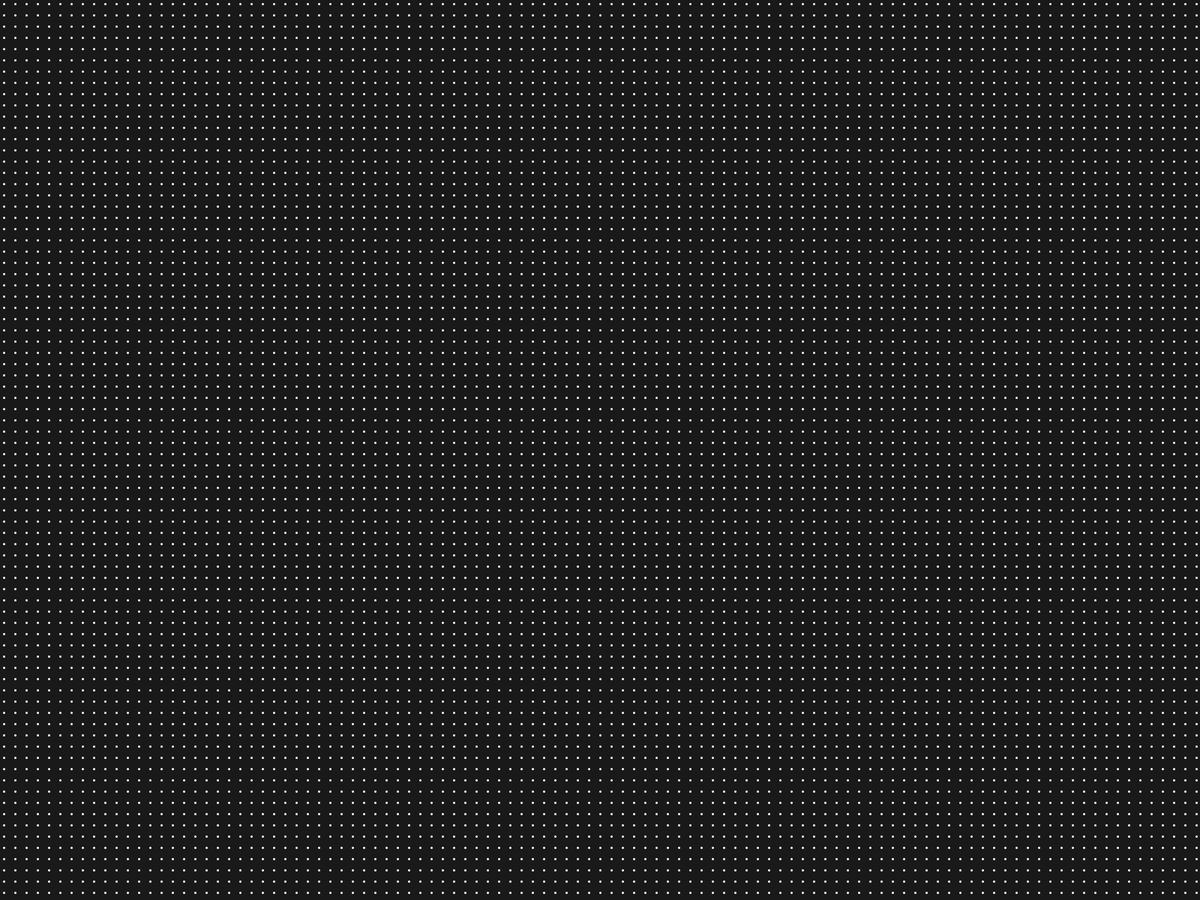
Frame 1 (no input)
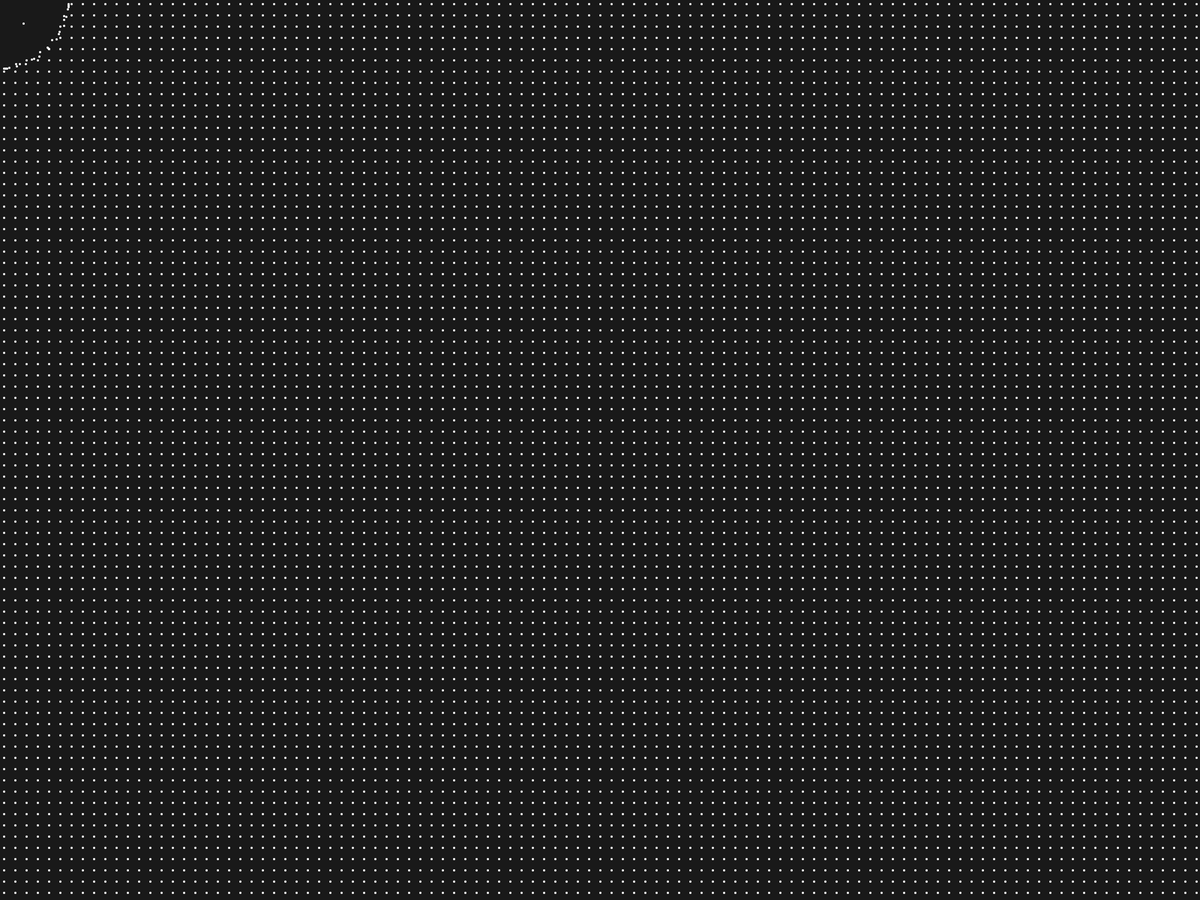
Frame 60 (the mouse pressed at the canvas centre just before this capture)
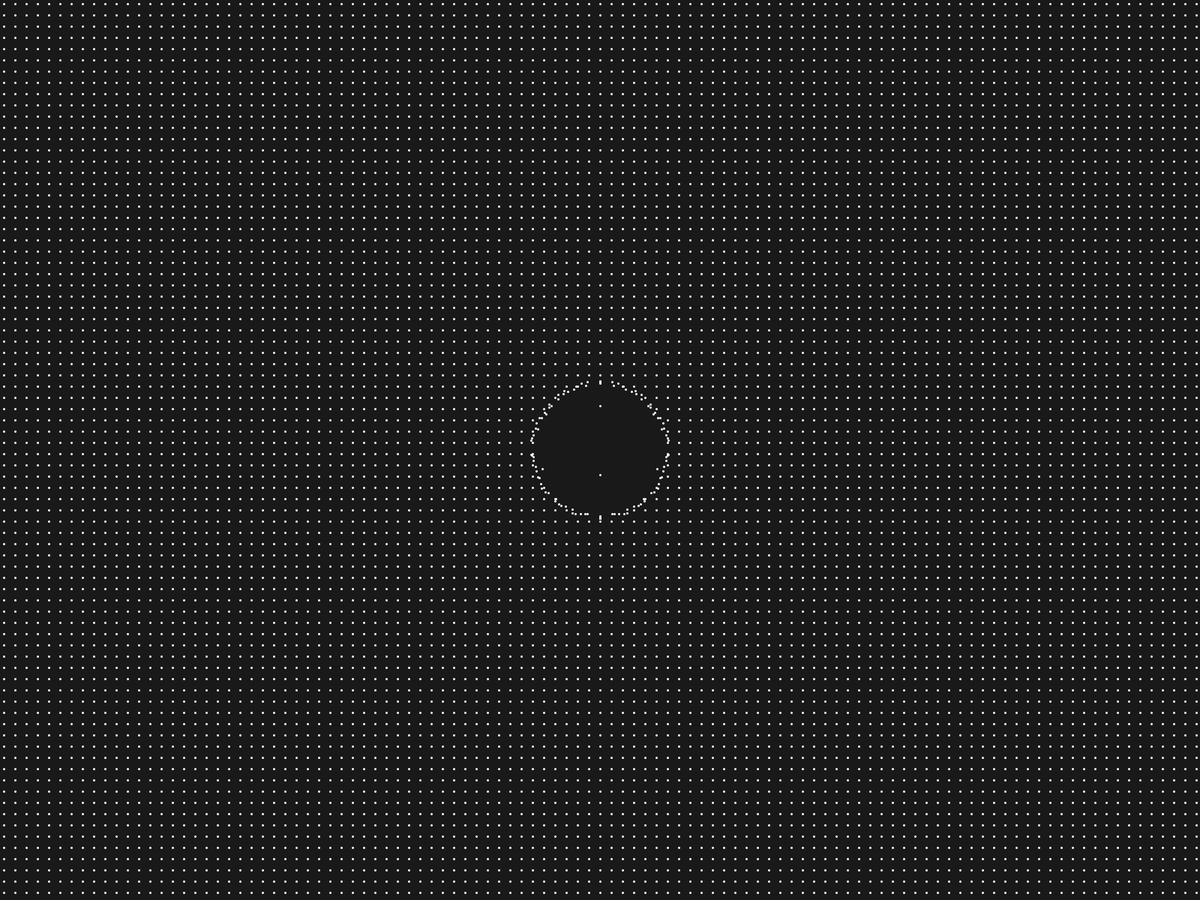
Frame 120 (the mouse held since frame 60 and released just before this capture)

The Processing sketch that drew these frames (run headless with seeded random() and noise(); from frame 60 on, the mouse is pressed at the canvas centre):

// Processing sketch: displace
// ── displace.pde
void setup() {
  //size(800, 800);
  fullScreen();
  colorMode(HSB, 100);
}
int num = 30;
PVector mPrev[] = new PVector[num];

void draw() {
  background(0, 0, 10);
  stroke(255);
  strokeWeight(3);

  int which = frameCount % num;
  mPrev[which] = new PVector(mouseX, mouseY);

  //PVector mPos = new PVector(mouseX, mouseY);
  PVector part;
  PVector diff;
  for (int x = 5; x < width; x += 15) {
    for (int y = 5; y < height; y += 15) {

      part = new PVector(x, y);
      if (frameCount > num) {
        for (int i = 0; i < num; i++) {
          // which+1 is the smallest (the oldest in the array)
          int index = (which+1 + i) % num;

          if (PVector.dist(mPrev[index], part) < i*3) {
            diff = PVector.sub(part, mPrev[index]);
            //part.add(PVector.mult(diff, index/2));
            part.add(PVector.mult(diff, 0.07));
          }
        }
      }
      //stroke((frameCount+y+0.1*x)*0.1 % 100, 80, 100);
      //fill((frameCount+y+0.1*x)*0.1 % 100, 80, 100);
      stroke(0,0,100);
      point(part.x, part.y);
    }
  }
}
